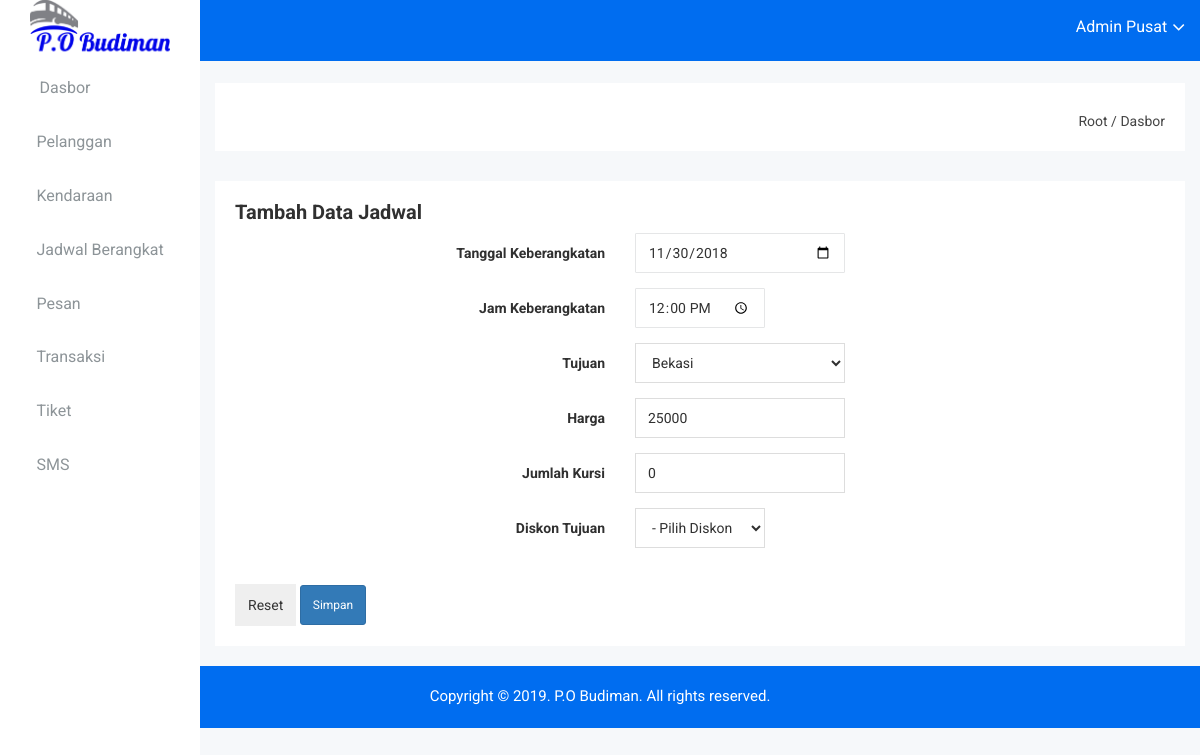
/dashboard/index.php?act=edit_jadwal&id_jadwal=1 (signed in), run on the app's committed database.
### tables this page shows
CREATE TABLE `jadwal_keberangkatan` (
  `id_jadwal` int(11) NOT NULL,
  `tgl_berangkat` date NOT NULL,
  `jam` varchar(40) NOT NULL,
  `tujuan` varchar(299) NOT NULL,
  `harga` varchar(299) NOT NULL,
  `id_kendaraan` int(11) NOT NULL,
  `jml_kursi` int(3) NOT NULL
);

### dashboard/pages/jadwal/edit_jadwal.php (the view, shortened to what this page needs)
<?php
$kon = new mysqli("localhost", "root", "", "budiman");
$id_jadwal = $_GET['id_jadwal'];
$query = mysqli_query($kon, "select * from jadwal_keberangkatan where jadwal_keberangkatan.id_jadwal='$id_jadwal'") or die(mysqli_error());
$data = mysqli_fetch_array($query);
?>
<div class="data-table-area mg-b-15">
    <div class="container-fluid">
        <div class="row">
            <div class="col-lg-12 col-md-12 col-sm-12 col-xs-12">
                <div class="sparkline12-list">
                    <div class="sparkline12-hd">
                        <div class="main-sparkline12-hd">
                            <h1>Tambah Data Jadwal</h1>
                        </div>
                    </div>
                    <div class="sparkline12-graph">
                        <div class="basic-login-form-ad">
                            <div class="row">
                                <div class="col-lg-12 col-md-12 col-sm-12 col-xs-12">
                                    <div class="all-form-element-inner">
                                        <form action="pages/jadwal/proses_edit.php" method="post">
                                            <div class="form-group-inner">
                                                <div class="row">
                                                    <div class="col-lg-5 col-md-5 col-sm-5 col-xs-12">
                                                        <label class="login2 pull-right pull-right-pro">Tanggal Keberangkatan</label>
                                                    </div>
                                                    <div class="col-lg-3 col-md-3 col-sm-3 col-xs-12">
                                                        <input type="date" name="tgl_berangkat" class="form-control" value="<?php echo $data['tgl_berangkat']; ?>" />
                                                    </div>
                                                </div>
                                            </div>
                                            <div class="form-group-inner">
                                                <div class="row">
                                                    <div class="col-lg-5 col-md-5 col-sm-5 col-xs-12">
                                                        <label class="login2 pull-right pull-right-pro">Jam Keberangkatan</label>
                                                    </div>
                                                    <div class="col-lg-2 col-md-2 col-sm-2 col-xs-12">
                                                        <input type="time" name="jam" class="form-control" value="<?php $time = date("H:i", strtotime($data['jam']));
                                                                                                                    echo $time; ?>" />
                                                    </div>
                                                </div>
                                            </div>
                                            <div class="form-group-inner">
                                                <div class="row">
                                                    <div class="col-lg-5 col-md-5 col-sm-5 col-xs-12">
                                                        <label class="login2 pull-right pull-right-pro">Tujuan</label>
                                                    </div>
                                                    <div class="col-lg-3 col-md-3 col-sm-3 col-xs-12">
                                                        <div class="form-select-list">
                                                            <select class="form-control custom-select-value" name="tujuan">
                                                              <option value="<?php echo $data['tujuan']; ?>"><?php echo $data['tujuan']; ?></option>
                                                            </select>
                                                        </div>
                                                    </div>
                                                </div>
                                            </div>
											<div class="form-group-inner">
                                                <div class="row">
                                                    <div class="col-lg-5 col-md-5 col-sm-5 col-xs-12">
                                                        <label class="login2 pull-right pull-right-pro">Harga</label>
                                                    </div>
                                                    <div class="col-lg-3 col-md-3 col-sm-3 col-xs-12">
                                                        <input type="text" name="harga" class="form-control" value="<?php echo $data['harga']; ?>" />
                                                    </div>
                                                </div>
                                            </div>
                                            <div class="form-group-inner">
                                                <div class="row">
                                                    <div class="col-lg-5 col-md-5 col-sm-5 col-xs-12">
                                                        <label class="login2 pull-right pull-right-pro">Jumlah Kursi</label>
                                                    </div>
                                                    <div class="col-lg-3 col-md-3 col-sm-3 col-xs-12">
                                                        <input type="text" name="jml_kursi" class="form-control" value="<?php echo $data['jml_kursi']; ?>" />
                                                    </div>
                                                </div>
                                            </div>
                                            <div class="form-group-inner">
                                                <div class="row">
                                                    <div class="col-lg-5 col-md-5 col-sm-5 col-xs-12">
                                                        <label class="login2 pull-right pull-right-pro">Diskon Tujuan</label>
                                                    </div>
                                                    <div class="col-lg-2 col-md-2 col-sm-2 col-xs-12">
                                                      <div class="form-select-list">
                                                          <select class="form-control custom-select-value" name="diskon">
                                                            <option value="">- Pilih Diskon -</option>
                                                          </select>
                                                      </div>
                                                    </div>
                                                </div>
                                            </div>
                                            <div class="form-group-inner">
                                                <div class="row">
                                                    <div class="col-lg-6 col-md-6 col-sm-6 col-xs-12">
                                                        <div class="col-lg-9 col-md-9 col-sm-9 col-xs-12">
                                                        </div>
                                                        <div class="login-horizental cancel-wp pull-left form-bc-ele">
                                                            <input class="btn btn-white" onclick="window.history.back()" type="reset" />
                                                            <input class="btn btn-sm btn-primary login-submit-cs" type="submit" value="Simpan" name="simpan"/>
                                                        </div>
                                                    </div>
                                                </div>
                                            </div>
                                        </form>
                                    </div>
                                </div>
                            </div>
                        </div>
                    </div>
                </div>
            </div>
        </div>
    </div>
</div>

### dashboard/css/main.css (style rules this page uses)
html { color: #222; font-size: 1em; line-height: 1.4; }

### data on the page
jadwal_keberangkatan: tgl_berangkat "11/30/2018", jam "12:00", tujuan "Bekasi", harga "25000", jml_kursi "0"

### other printed values
$_SESSION['nama_admin'] "Admin Pusat"
